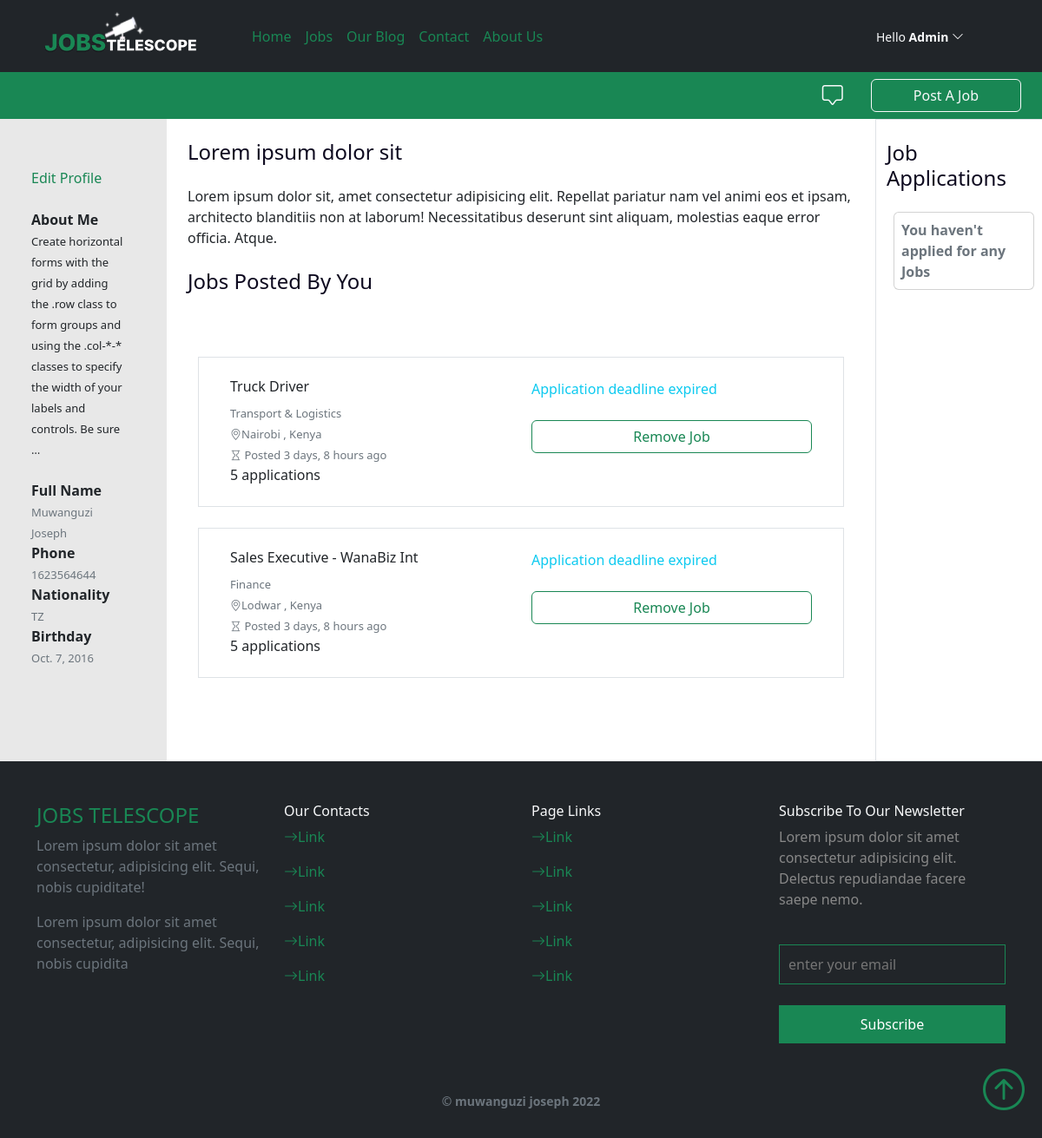
The page /profile (signed in) on the database as committed earlier.
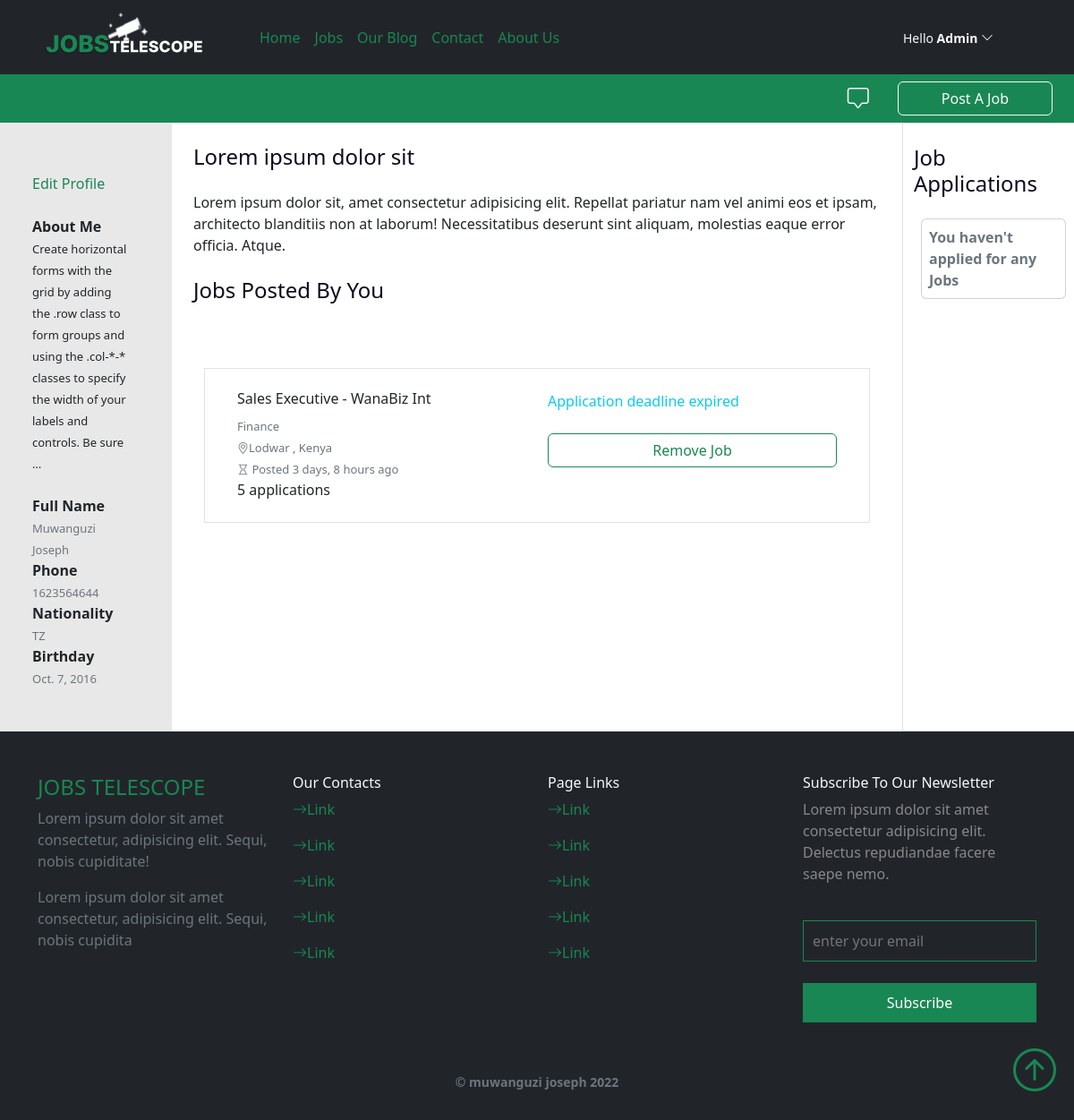
The same page on the database as committed later.
### core/models.py (models this page shows, shortened)
class SiteUser(AbstractUser):
    GENDER_CHOICES = (("M","Male"),("F","Female"))
    phone_number = models.CharField(max_length=15,null=True)
    birthday = models.DateField(null=True)
    nationality = CountryField(blank_label='(select country)')
    gender = models.CharField(max_length=1,choices=GENDER_CHOICES,null=True)
    profile_pic = models.ImageField(upload_to="profile_pics",default="avatar.jpg")
    biography = models.TextField()
    def __str__(self):
        return self.username
    class Meta:
        swappable = "AUTH_USER_MODEL"

class Job(models.Model):
    JOB_TYPES = [('Full Time','Full Time'),
                 ('Part Time','Part Time'),
                 ('Remote','Remote')]
    title = models.CharField(max_length=200)
    job_location = models.CharField(max_length=200)
    years_of_experience = models.PositiveIntegerField()
    posted_by = models.ForeignKey(settings.AUTH_USER_MODEL,on_delete=models.SET_NULL,null=True)
    date_published = models.DateTimeField(auto_now_add=True)
    job_type = models.CharField(max_length=20,choices=JOB_TYPES)
    expiring_date = models.DateField()
    description = models.TextField()
    category = models.ForeignKey(JobCategory,on_delete=models.SET_NULL,null=True,related_name='jobs')
    def is_expired(self):
        return date.today()>self.expiring_date
    class Meta:
        ordering = ['id']

class JobCategory(models.Model):
    name=models.CharField(max_length=100)
    def __str__(self):
        return self.name
    class Meta:
        verbose_name_plural = "job_categories"

### core/views.py (the view, shortened to what this page needs)
# urls.py: path("profile",views.USerProfileView.as_view(),name="profile"),
class USerProfileView(LoginRequiredMixin,View):
    template="pages/profile.html"
    login_url='/auth/login'
    def get(self,request):
        jobs_posted_by_user = models.Job.objects.filter(posted_by=request.user).order_by('-date_published').select_related('posted_by')
        user = get_object_or_404(models.SiteUser,id=request.user.id)
        user_notifications = user.notification_set.all()
        form =UserProfileForm(instance=request.user)
        context  = {'form':form,
                    'notifications':user_notifications,
                    'jobs_posted':jobs_posted_by_user,
                     'add_job_form': AddNewJobForm()
                   }
        return render(request,self.template,context)

### core/forms.py
class UserProfileForm(forms.ModelForm):
    class Meta:
        model=SiteUser
        fields=[ 'username', 'email','phone_number',  'biography','nationality','birthday']
        widgets = {
            'profile_pic':forms.FileInput(attrs={'placeholder': 'Username','class':"form-control form-control-input" }),
            'username': forms.TextInput(attrs={'placeholder': 'Username','class':"form-control form-control-input" }),
            'email': forms.EmailInput(attrs={'placeholder': 'Email' ,'class':"form-control form-control-input" ,'id':'em'}),
            'phone_number': forms.TextInput(attrs={'placeholder': 'Phone number','class':"form-control form-control-input","type":"tel" }),
            'biography': forms.Textarea(attrs={'placeholder': 'Biography','class':"form-control form-control-input",'required':''}),
            'nationality': forms.Select(attrs={'class':"form-select" }),
            'birthday': forms.DateInput(attrs={'class':"form-control form-control-input" }),
        }

class AddNewJobForm(forms.ModelForm):
    class Meta:
        model=Job
        fields=["title","job_type","expiring_date","description","category","years_of_experience"]
        widgets = {
             'title': forms.TextInput(attrs={'placeholder': 'Title','class':"form-control form-control-input" }),
             'job_type':forms.Select(attrs={'class':'form-select' ,'aria-label':"Default select example" }),
            'expiring_date': forms.SelectDateWidget(attrs={'placeholder': 'Expiry date','class':"form-control form-control-input"}),
             'description': forms.Textarea(attrs={'placeholder': 'Job Description','class':"form-control form-control-input"}),
        }

### templates/pages/profile.html (shortened to what this page needs)
{%extends '../base.html'%} {% block title %} Jobs Telescope | My Profile {% endblock title %} {% block content %}
<div class="bg-success py-2 px-4 profile-top">
    <strong style="cursor: pointer;" class="text-light" data-bs-toggle="offcanvas" data-bs-target="#offcanvasRight" aria-controls="offcanvasRight">  <i class="bi bi-chat-square fs-4"></i></strong>
    <button class="btn border-light  text-light px-5 " data-bs-toggle="modal" data-bs-target="#add_job">Post A Job</button>
</div>
<div class=" row  jobs justify-content-center">
    <aside class="col-md-2 p-5">
        {% include '../components/about-user.html'%}
    </aside>
    <main class=" col-md-8">
        <div class="container-fluid py-4 ">
            <h1 class="fs-4">Lorem ipsum dolor sit</h1>
            <p class="my-4">Lorem ipsum dolor sit, amet consectetur adipisicing elit. Repellat pariatur nam vel animi eos et ipsam, architecto blanditiis non at laborum! Necessitatibus deserunt sint aliquam, molestias eaque error officia. Atque.</p>
            <div class="posted-jobs my-4">
                <h2 class="fs-4">Jobs Posted By You</h2>
                <div class=" mt-4 p-4">
                    {% if jobs_posted %}{% for job in jobs_posted%}
                    <div class="job_post_card my-4 p-4 border row">
                        <div class="col-md">
                            <h6 class="text-dark">{{job.title}}</h6>
                            <small class="text-muted">{{job.category}} </small>
                            <br>
                            <small class="text-muted"><i class="bi bi-geo-alt"></i>{{job.job_location}}</small>
                            <br>
                            <small class="mt-4 text-muted"><i class="bi bi-hourglass"></i> Posted
                                {{job.date_published|timesince}}
                                ago</small>
                            <br>
                        </div>
                        <div class=" col-md">{% if job.is_expired %}
                            <span class="text-info"> Application deadline expired</span> {% else %}
                            <small class="text-muted"><i class="bi bi-calendar2-day"></i> Application Deadline
                                :{{job.expiring_date}}</small> {% endif %}
                            <a href="{%url 'delete_job' job.id%}"><span
                                    class=" btn border-success text-success mt-4 w-100 ">Remove Job</span></a>
                        </div>
                        <span>5 applications</span>
                    </div>{% endfor %} {% else %} <strong class="text-muted">Jobs you have posted are listed
                        here</strong>{% endif %}
                </div>
            </div>
        </div>
    </main>
    <div class="col-md-2 border py-4 ">
        <h2 class="fs-4 ">Job Applications</h2>
        <div class="card mx-2 my-4 p-2 ">
            <strong class="text-muted ">You haven't applied for any Jobs</strong>
        </div>
    </div>
</div>{% include '../components/edit_job_form.html'%} {% include '../components/edit_profile_form.html'%} {% include '../components/user-notifications.html'%} {% endblock content %}

### templates/base.html (shortened to what this page needs)
<!DOCTYPE html> {% load static %}
<html lang="en">
<head>
    <link href="https://unpkg.com/aos@2.3.1/dist/aos.css" rel="stylesheet">
    <link href="https://cdn.jsdelivr.net/npm/bootstrap@5.2.2/dist/css/bootstrap.min.css" rel="stylesheet">
    <link rel="stylesheet" href="https://cdn.jsdelivr.net/npm/bootstrap-icons@1.9.1/font/bootstrap-icons.css">
    <link href="{%static 'styles/styles.css' %}" rel="stylesheet">
    <link href="{%static 'styles/media.css' %}" rel="stylesheet">
    <link rel="stylesheet" href="{%static 'owl-carousel/assets/owl.carousel.min.css'%}" />
    <link rel="stylesheet" href="{%static 'owl-carousel/assets/owl.theme.default.min.css'%}">
</head>
<body>
    {%include 'components/navbar.html'%}
    <a href="#"><i class="bi bi-arrow-up-circle back-to-top" id="back-to-top"></i> </a>{% block content %} {% endblock content %} {%include 'components/footer.html'%}
</body>
</html>

### templates/components/navbar.html (shortened to what this page needs)
{% load static %}
<nav class="navbar navbar-expand-lg bg-dark">
    <div class="container">
        <a class="navbar-brand" href="{%url 'index'%}"><img src="{%static 'images/logo.svg'%}" style="width: 200px;"></a>
        <div class="collapse navbar-collapse " id="navbarNavDropdown">
            <ul class="navbar-nav mx-4 ">
                <li class="nav-item">
                    <a class="nav-link " href="{%url 'index'%}">Home</a>
                </li>
                <li class="nav-item">
                    <a class="nav-link" href="{%url 'jobs_list'%}">Jobs</a>
                </li>
                <li class="nav-item">
                    <a class="nav-link" href="{%url 'posts_list'%}">Our Blog</a>
                </li>
                <li class="nav-item">
                    <a class="nav-link" href="#">Contact</a>
                </li>
                <li class="nav-item">
                    <a class="nav-link" href="#">About Us</a>
                </li>
            </ul>
            <div class="auth-box py-2">
                {% if user.is_authenticated %}
                <div class="dropdown me-5 ">
                    <span class="user" data-bs-toggle="dropdown" aria-expanded="false">
                        <small class="text-light text-center">Hello <strong>{{user}}</strong> <i class="bi bi-chevron-down"></i></small>
                    </span>
                </div>
                {% else %}
                <a href="{%url 'account_login'%}" class="text-light">
                    <span class="nav-login-btn px-4 rounded-pill py-2">Sign in</span>
                    <a href="{%url 'account_signup'%}" class="text-light">
                        <span class="nav-signin-btn px-4 rounded-pill py-2">Sign up</span></a>
                </a> {% endif %}
            </div>
        </div>
    </div>
</nav>

### templates/components/about-user.html (shortened to what this page needs)
<div class="pt-2">
    <span class="text-success mt-2" data-bs-toggle="modal" data-bs-target="#edit-profile">Edit
        Profile</span>
    <div class="biography py-4">
        <strong class="mb-2">About Me</strong>
        <br>
        <small>
            {{user.biography|truncatewords:30}}
        </small>
    </div>
</div>
<div>
    <div class="detail">
        <strong>Full Name</strong>
        <br>
        <small class="text-muted">Muwanguzi Joseph</small>
    </div>
    <div class="detail">
        <strong>Phone</strong>
        <br>
        <small class="text-muted">{{user.phone_number}}</small>
    </div>
    <div class="detail">
        <strong>Nationality</strong>
        <br>
        <small class="text-muted">{{user.nationality}}</small>
    </div>
    <div class="detail">
        <strong>Birthday</strong>
        <br>
        <small class="text-muted">{{user.birthday}}</small>
    </div>
</div>

### templates/components/footer.html (shortened to what this page needs)
<section class="bg-dark container-fluid pb-4">
    <div class="container">
        <div class="footer row  py-5">
            <div class="col-md">
                <h4 class="text-success">JOBS TELESCOPE</h4>
                <p class="text-muted">Lorem ipsum dolor sit amet consectetur, adipisicing elit. Sequi, nobis cupiditate!</p>
                <p class="text-muted">Lorem ipsum dolor sit amet consectetur, adipisicing elit. Sequi, nobis cupidita</p>
            </div>
            <div class=" contacts col-md">
                <h6 class="text-light">Our Contacts</h6>
                <a href="">
                    <p class="nav-link"><i class="bi bi-arrow-right"></i>Link</p>
                </a>
                <a href="">
                    <p class="nav-link"><i class="bi bi-arrow-right"></i>Link</p>
                </a>
                <a href="">
                    <p class="nav-link"><i class="bi bi-arrow-right"></i>Link</p>
                </a>
                <a href="">
                    <p class="nav-link"><i class="bi bi-arrow-right"></i>Link</p>
                </a>
                <a href="">
                    <p class="nav-link"><i class="bi bi-arrow-right"></i>Link</p>
                </a>
            </div>
            <div class=" col-md">
                <h6 class="text-light">Page Links</h6>
                <a href="">
                    <p class="nav-link"><i class="bi bi-arrow-right"></i>Link</p>
                </a>
                <a href="">
                    <p class="nav-link"><i class="bi bi-arrow-right"></i>Link</p>
                </a>
                <a href="">
                    <p class="nav-link"><i class="bi bi-arrow-right"></i>Link</p>
                </a>
                <a href="">
                    <p class="nav-link"><i class="bi bi-arrow-right"></i>Link</p>
                </a>
                <a href="">
                    <p class="nav-link"><i class="bi bi-arrow-right"></i>Link</p>
                </a>
            </div>
            <div class="subscribe-form col-md">
                <h6 class="text-light">Subscribe To Our Newsletter</h6>
                <p>Lorem ipsum dolor sit amet consectetur adipisicing elit. Delectus repudiandae facere saepe nemo.</p>
                <form method="post">
                    <input type="email" name="email" placeholder="enter your email">
                    <button>Subscribe</button>
                </form>
            </div>
        </div>
        <small class=" text-muted text-center m-2" style="display:block"><strong>&copy muwanguzi joseph
                2022</strong></small>
    </div>
</section>

### static/styles/styles.css (style rules this page uses)
* { margin: 0; padding: 0; box-sizing: border-box; position: relative; }
:root { --gray: #e8e8e8; --gray-shade: rgb(136, 136, 136); --primary: var(--bs-success); --black-shade: rgb(64, 65, 65); --primary-shade: rgb(227, 255, 227); }
body { scroll-behavior: smooth; background-color: #fff; max-width: 1500px; margin: 0 auto; overflow-x: hidden; }
h1, h2, h3, h4, h5, h6 { overflow-x: visible; color: rgb(13, 9, 31); }
li { list-style-type: none; }
a { text-decoration: none; color: initial; }
img { width: 100%; height: 100%; object-fit: cover; }
.back-to-top { position: fixed; bottom: 20px; right: 20px; z-index: 400; color: var(--primary); font-size: 3rem; transition: all 0.2s ease; }
.nav-link { color: var(--primary); }
h2 { font-size: 2.5rem; font-weight: 400; }
.footer { display: grid; gap: 24x; grid-template-columns: 1fr 1fr 1fr 1fr; }
.footer .subscribe-form form { display: flex; flex-direction: column; }
.footer .subscribe-form form input { padding: 10px; border: none; background: transparent; color: #fff; margin: 24px 0; border: 1px solid var(--primary); }
.footer .subscribe-form form button { padding: 10px; border: none; background-color: var(--primary); color: #fff; }
.footer .subscribe-form p { color: var(--gray-shade); font-size: 1rem; font-weight: 130; }
.jobs small { font-size: small; }
.job-card div:first-child, .jobs aside { border-right: 1px solid #e8e8e8 !important; }
.user { cursor: pointer; }
.user i, .dropdown-item { transition: all 0.2s ease; }
aside, .accordion { background-color: #e8e8e8 !important; }
.profile-top { display: flex; justify-content: right; align-items: center; column-gap: 32px; }
.navbar-collapse { display: flex; justify-content: space-between; align-items: flex-end; }

Rows that differ between the two databases and show on the page:
removed Job: title "Truck Driver", category "Transport & Logistics", job_location "Nairobi , Kenya", date_published "3 days, 8 hours", expiring_date "Application deadline expired"
